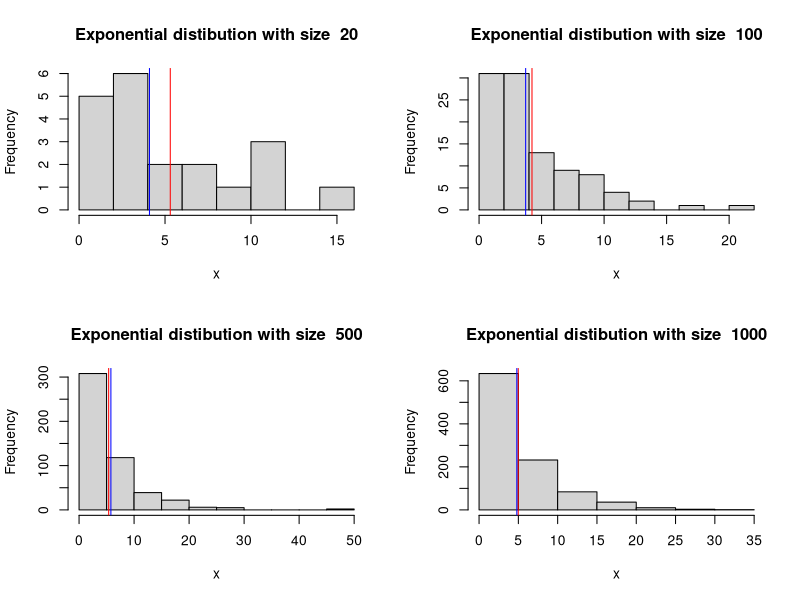
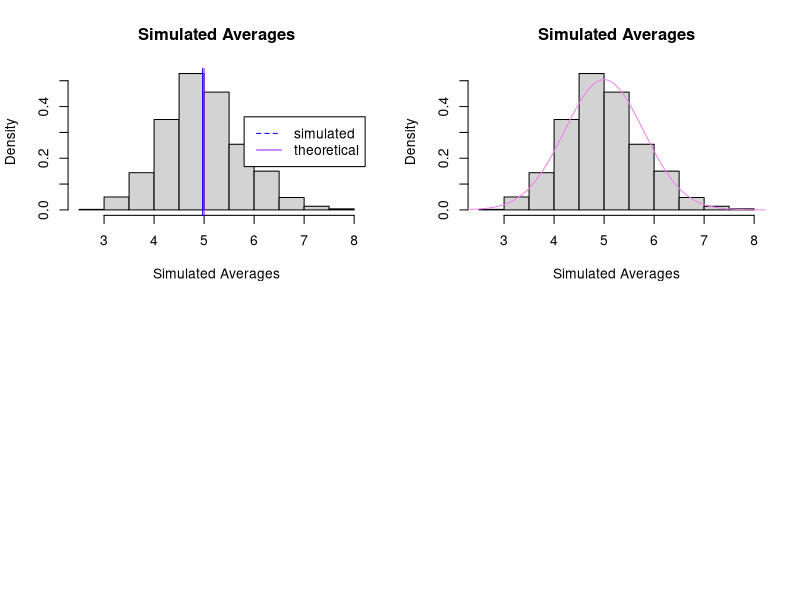

Write R code to recreate these figures, in order.
## ---- chunk 1
knitr::opts_chunk$set(echo = TRUE)
## ---- chunk 2
lambda = 0.2
set.seed(5555)
r20<-NULL
r100<-NULL
r500<-NULL
r1000<-NULL

par(mfrow=c(2,2))

z.plot<-function(n){
        r<-rexp(n,lambda)
        hist(r,main=paste("Exponential distibution with size ",n),xlab="x")
        abline(v=mean(r), col="red")
        abline(v=sd(r), col="blue")
        return(r)
}
r20 <- z.plot(20)
r100<-z.plot(100)
r500<-z.plot(500)
r1000<-z.plot(1000)



## ---- chunk 3

##generate simulated data, 1000 samples of size 40
r <- matrix(rexp(40*1000, lambda), nrow=1000, ncol=40)

##calculate the mean of each 40
mns = NULL
for (i in 1 : 1000) mns = c(mns, mean(r[i,]))
hist(mns, main ="Simulated Averages", prob=TRUE, ylab="Density", xlab="Simulated Averages")

##caluclate the simulated mean and variance
simulatedMean<- mean(mns)
SimulatedVariance <- var(mns)

##calulate the theorectical mean and variance
theoreticalMean <- 1/0.2
theoreticalVar <- (1/0.2)^2 /40

abline(v=simulatedMean, col="blue")
abline(v=theoreticalMean, col="purple")

legend('right', c("simulated", "theoretical"), lty = c(2,1), col = c("blue", "purple"))




## ---- chunk 4

hist(mns, main ="Simulated Averages", prob=TRUE, ylab="Density", xlab="Simulated Averages")
curve(dnorm(x,mean=5, sd=((1/0.2)^2 /40)^0.5), from=0, to=9,add = TRUE, col = "violet")


